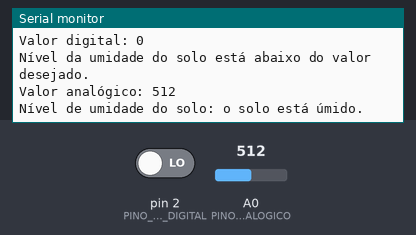
A sketch run on a simulated Arduino Uno, built with avr-gcc and run on an emulated ATmega328P. Shown: the last lines printed to the serial monitor. The test bench sets the inputs (shaded band); at power-on: A0 (PINO_SENSOR_ANALOGICO) = 512, pin 2 (PINO_SENSOR_DIGITAL) LOW.

Above: at 1.4 s.
1.5 s: A0 (PINO_SENSOR_ANALOGICO) set to 582
At 2.17 s:
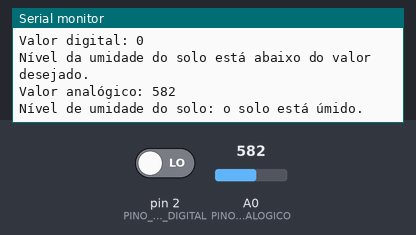
4.7 s: A0 (PINO_SENSOR_ANALOGICO) set to 615
At 5.12 s:
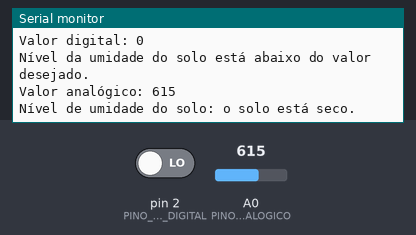
Timing chart, 0 to 7.7 s (numbered marks = the images above; inputs shaded):
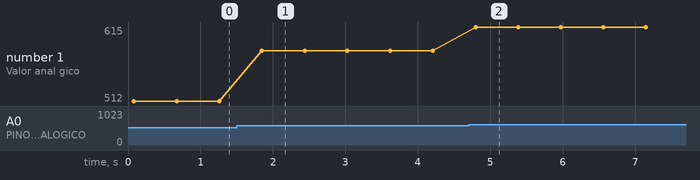

The sketch:

sensor_umidade_solo.ino
```cpp
// (licence header left out)
#define PINO_SENSOR_DIGITAL 2
#define PINO_SENSOR_ANALOGICO A0

int valorDigital = 0;
int valorAnalogico = 0;

void setup() {
  pinMode(PINO_SENSOR_DIGITAL, INPUT);

  Serial.begin(9600);
}

void loop() {
  // faz a leitura do valor digital do sensor
  valorDigital = digitalRead(PINO_SENSOR_DIGITAL);
  // imprime o valor digital obtido pelo sensor
  Serial.print("Valor digital: ");
  Serial.println(valorDigital);

  // imprime uma mensagem com base no valor digital obtido (HIGH ou LOW)
  if (valorDigital == HIGH) {
    Serial.println("Nível da umidade do solo está no nível desejado.");
  } else {
    Serial.println("Nível da umidade do solo está abaixo do valor desejado.");
  }

  // faz a leitura do valor analógico do sensor
  valorAnalogico = analogRead(PINO_SENSOR_ANALOGICO);

  // imprime o valor analógido obtido pelo sensor
  Serial.print("Valor analógico: ");
  Serial.println(valorAnalogico);

  // imprime o nível de umidade do solo.
  Serial.print("Nível de umidade do solo: ");
  if (valorAnalogico > 600) {
    Serial.println("o solo está seco.");
  } else if (valorAnalogico > 370) {
    Serial.println("o solo está úmido.");
  } else { // menor do que 370
    Serial.println("o solo está com excesso de água.");
  }

  Serial.println("");
  delay(500);
}
```

Measured:
- the behaviour switches between 600 and 601 on A0 (PINO_SENSOR_ANALOGICO) (found by bisection; images 1 and 2)
- after the input at 1.5 s, the serial monitor: prints a new line after 0.35 s (image 1)
- after the input at 4.7 s, the serial monitor: prints a new line after 0.10 s (image 2)
- plotted number 1: 512 → 582 after the input at 1.5 s, 582 → 615 after the input at 4.7 s
